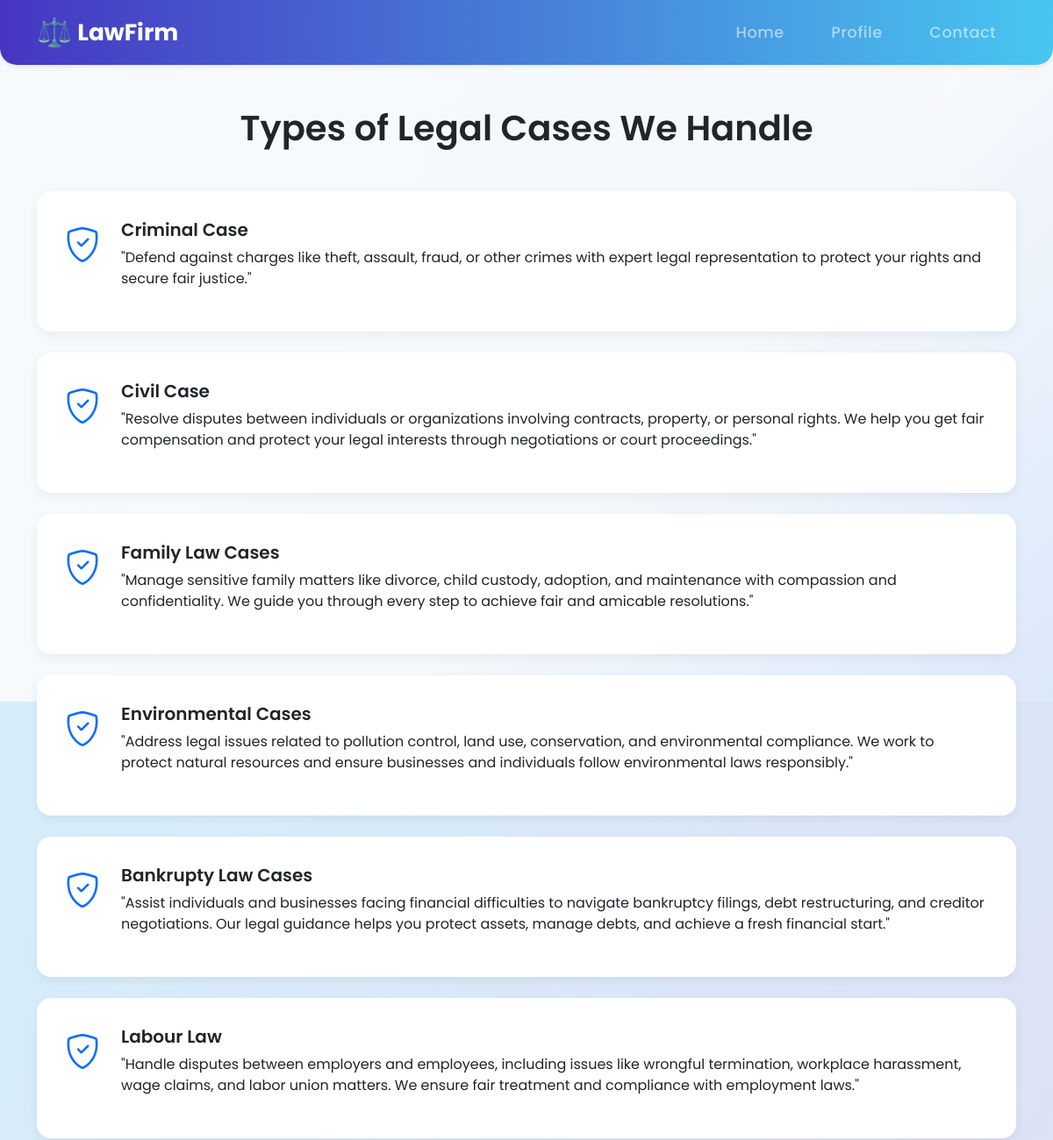
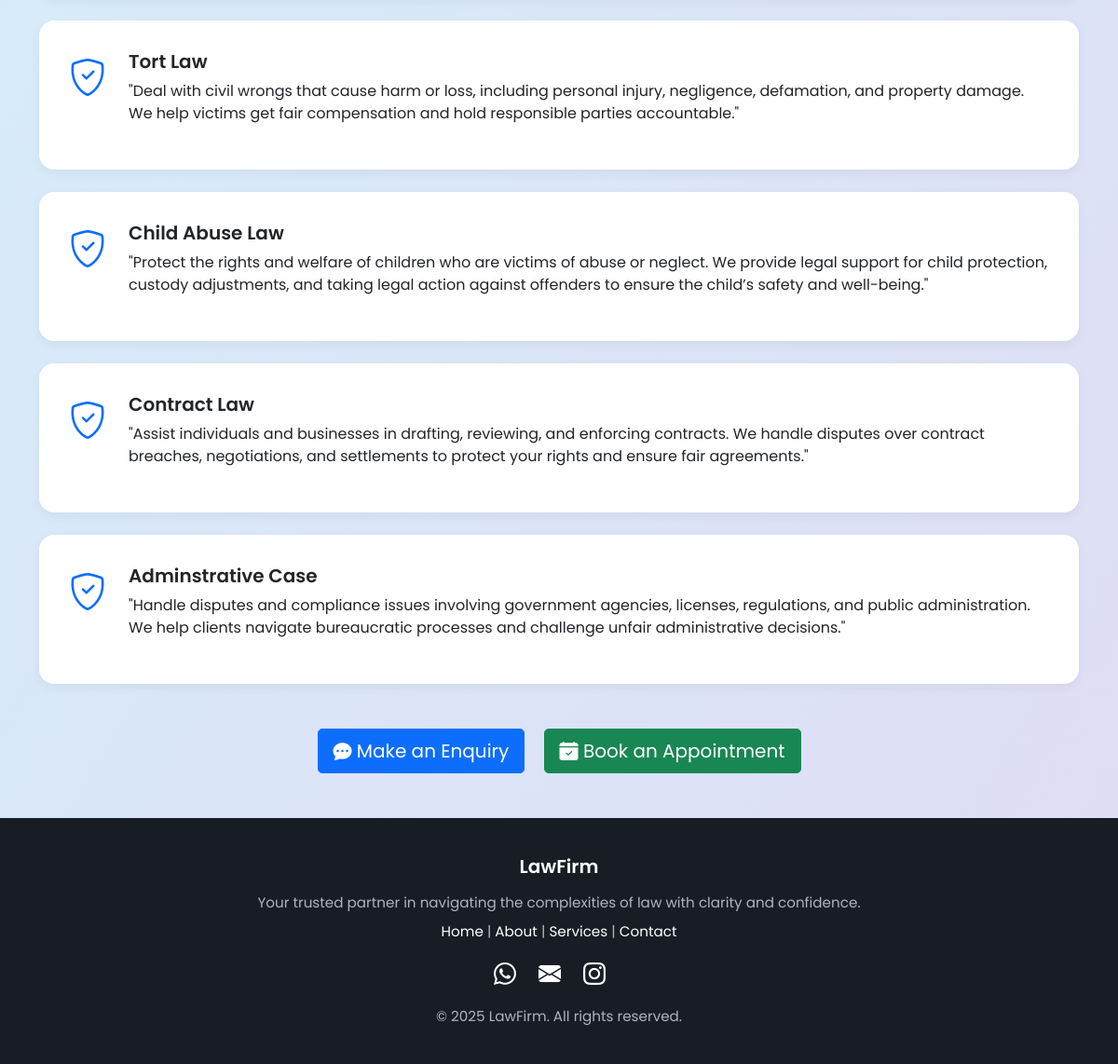
The page /allCase on the database its author committed (2 pictures, top to bottom).
### lawfirmapp/models.py (models this page shows)
class AllTypeCases(models.Model):
    case_title = models.CharField(max_length=200)
    case_description = models.TextField()
    case_image = models.ImageField(upload_to='cases/',blank=True,null=True)

### btrapp/views.py (the view)
# urls.py: path('allCase',views.allCase,name='allCase'),
def allCase(request):
    all_cases = AllTypeCases.objects.all()
    return render(request,"allcases.html",{'all_cases':all_cases})

### templates/allcases.html (shortened to what this page needs)
{% load static %}
<!DOCTYPE html>
<html lang="en">
<head>
  <link href="https://cdn.jsdelivr.net/npm/bootstrap@5.0.2/dist/css/bootstrap.min.css" rel="stylesheet"/>
  <link href="https://cdn.jsdelivr.net/npm/bootstrap-icons@1.10.5/font/bootstrap-icons.css" rel="stylesheet"/>
</head>
<body>
<nav class="navbar navbar-expand-lg navbar-dark modern-nav shadow-sm py-2">
  <div class="container">
    <a class="navbar-brand d-flex align-items-center" href="{% url 'lawfirm' %}" style="font-size:1.65rem; font-weight:700;">
      <span style="font-size:2rem; margin-right: .4rem; color:#48c6ef;">⚖️</span> LawFirm
    </a>
    <div class="collapse navbar-collapse" id="navbarNav">
      <ul class="navbar-nav ms-auto gap-lg-2">
        <li class="nav-item"><a class="nav-link nav-modern" href="{% url 'lawfirm' %}">Home</a></li>
        <li class="nav-item"><a class="nav-link nav-modern" href="{% url 'profile' %}">Profile</a></li>
        <li class="nav-item"><a class="nav-link nav-modern" href="">Contact</a></li>
      </ul>
    </div>
  </div>
</nav>
<div class="container py-5" style="position:relative;z-index:1;">
  <h1 class="text-center mb-5">Types of Legal Cases We Handle</h1>
  {% for case in all_cases %}
    <div class="feature">
      <i class="bi bi-shield-check"></i>
      <div>
        <h5>{{ case.case_title }}</h5>
        <p>{{ case.case_description }}</p>
      </div>
    </div>
  {% empty %}
    <p>No cases found.</p>
  {% endfor %}
  <div class="text-center mt-5">
    <a href="{% url 'enquiry' %}" class="btn btn-primary btn-lg mx-2">
      <i class="bi bi-chat-dots-fill"></i> Make an Enquiry
    </a>
    <a href="{% url 'appointments_user' %}" class="btn btn-success btn-lg mx-2">
      <i class="bi bi-calendar-check-fill"></i> Book an Appointment
    </a>
  </div>
</div>
<footer>
  <div class="container text-center">
    <h5 class="text-white mb-3">LawFirm</h5>
    <p class="mb-2">Your trusted partner in navigating the complexities of law with clarity and confidence.</p>
    <div class="mb-3">
      <a href="{% url 'lawfirm' %}">Home</a> |
      <a href="#">About</a> |
      <a href="#">Services</a> |
      <a href="#">Contact</a>
    </div>
    <div class="social-icons mb-3">
      <a href="#"><i class="bi bi-whatsapp"></i></a>
      <a href="#"><i class="bi bi-envelope-fill"></i></a>
      <a href="#"><i class="bi bi-instagram"></i></a>
    </div>
    <p class="mb-0">&copy; 2025 LawFirm. All rights reserved.</p>
  </div>
</footer>
</body>
</html>

### rows shown on the page
AllTypeCases: case_title "Criminal Case", case_description "\"Defend against charges like theft, assault, fraud, or other crimes with expert legal representation to protect your rights and secure fair justice.\""
AllTypeCases: case_title "Civil Case", case_description "\"Resolve disputes between individuals or organizations involving contracts, property, or personal rights. We help you get fair compensation and protect your legal interests through negotiations or court proceedings.\""
AllTypeCases: case_title "Family Law Cases", case_description "\"Manage sensitive family matters like divorce, child custody, adoption, and maintenance with compassion and confidentiality. We guide you through every step to achieve fair and amicable resolutions.\""
AllTypeCases: case_title "Environmental Cases", case_description "\"Address legal issues related to pollution control, land use, conservation, and environmental compliance. We work to protect natural resources and ensure businesses and individuals follow environmental laws responsibly.\""
AllTypeCases: case_title "Bankrupty Law Cases", case_description "\"Assist individuals and businesses facing financial difficulties to navigate bankruptcy filings, debt restructuring, and creditor negotiations. Our legal guidance helps you protect assets, manage debts, and achieve a fresh financial start.\""
AllTypeCases: case_title "Labour Law", case_description "\"Handle disputes between employers and employees, including issues like wrongful termination, workplace harassment, wage claims, and labor union matters. We ensure fair treatment and compliance with employment laws.\""
AllTypeCases: case_title "Tort Law", case_description "\"Deal with civil wrongs that cause harm or loss, including personal injury, negligence, defamation, and property damage. We help victims get fair compensation and hold responsible parties accountable.\""
AllTypeCases: case_title "Child Abuse Law", case_description "\"Protect the rights and welfare of children who are victims of abuse or neglect. We provide legal support for child protection, custody adjustments, and taking legal action against offenders to ensure the child’s safety and well-being.\""
AllTypeCases: case_title "Contract Law", case_description "\"Assist individuals and businesses in drafting, reviewing, and enforcing contracts. We handle disputes over contract breaches, negotiations, and settlements to protect your rights and ensure fair agreements.\""
AllTypeCases: case_title "Adminstrative Case", case_description "\"Handle disputes and compliance issues involving government agencies, licenses, regulations, and public administration. We help clients navigate bureaucratic processes and challenge unfair administrative decisions.\""
